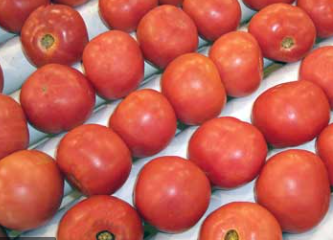
#> input picture 10.PNG, 333 x 240 px
$ python btcachua.py
#> lines starting #> are read from the running program, lines starting #| are printed output that depends on the picture; after the words box and inside, x2 and y2 are one past the last pixel; in counts of white or black regions, pixels touching at a corner belong together
from traceback import print_tb
from cv2 import DIST_L2, mean
import numpy as np
import cv2
import matplotlib.pyplot as plt


img  =  cv2.imread("10.PNG", cv2.IMREAD_COLOR)
#> img is the input picture: shape (240, 333, 3); mean B, G, R 80.3, 92.6, 195.7
img_1 = cv2.imread("10.PNG", cv2.IMREAD_GRAYSCALE)
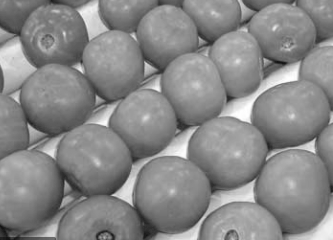
#> img_1: shape (240, 333); min 21, max 255, mean 136.3
# img = cv2.resize(img,(int(img.shape[1]/2), int(img.shape[0]/2)))
# img_1 = cv2.resize(img_1,(int(img_1.shape[1]/2), int(img_1.shape[0]/2)))

def his(image):
    b,g,r = cv2.split(img)
    fig = plt.figure(figsize=(8,4))

    ax = fig.add_subplot(121)
    ax.imshow(img[...,::-1])

    ax = fig.add_subplot(122)
    for x, c in zip([b,g,r], ["b", "g", "r"]):
        xs = np.arange(256)
        ys = cv2.calcHist([x], [0], None, [256], [0,256])
        ax.plot(xs, ys.ravel(), color=c)

    ax.set_xlabel('X')
    ax.set_ylabel('Y')
    plt.show()
def morph(image):
    kernel = cv2.getStructuringElement(cv2.MORPH_RECT,(3,3))
    img = cv2.morphologyEx(image,cv2.MORPH_CLOSE , kernel, iterations = 1)
    # img = cv2.dilate(img,kernel,iterations=1)
    return img
def __removeSmallContours(mask):
    image_binary = np.ones((mask.shape[0], mask.shape[1]), np.uint8)
    contours = cv2.findContours(mask.copy(), cv2.RETR_LIST, cv2.CHAIN_APPROX_SIMPLE)[0]
    for cnt in contours:
        area = cv2.contourArea(cnt)
        if area > 350.0:
            print(area)
            masked = cv2.drawContours(image_binary, cnt, -1, (255,255,255), 1)
    kernel = cv2.getStructuringElement(cv2.MORPH_RECT,(3,3))
    masked = cv2.dilate(masked,kernel,iterations=2)
    return masked


g_img = cv2.GaussianBlur(img_1,(7,7),0)
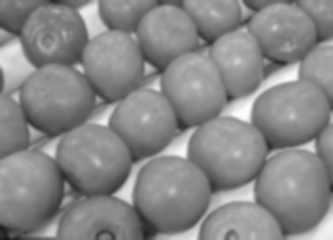
#> g_img: shape (240, 333); min 25, max 254, mean 136.3
b_img = cv2.threshold(g_img, 120,255,cv2.THRESH_BINARY_INV)[1]
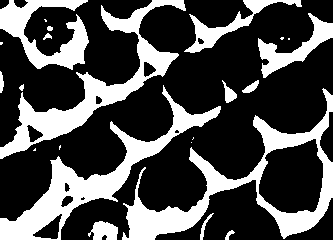
#> b_img: shape (240, 333); 30.1% white; 23 white regions (8 under 20 px), largest, box (x1, y1, x2, y2) and area: (122, 88, 333, 240) 6481, (0, 85, 221, 240) 5826, (0, 0, 186, 159) 5316
b_img_m = morph(b_img)
#> in morph, `img = cv2.morphologyEx(image,cv2.MORPH_CLOSE , kernel, iterations = 1)`:
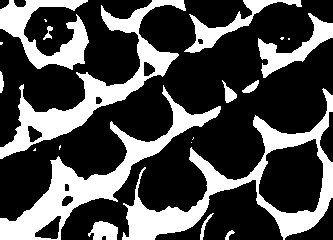
#> img: shape (240, 333); 30.3% white; 21 white regions (8 under 20 px), largest, box (x1, y1, x2, y2) and area: (122, 88, 333, 240) 6489, (0, 85, 221, 240) 5865, (0, 0, 186, 159) 5357
# b_img_rm = __removeSmallContours(b_img_m)

dist_img = cv2.distanceTransform(b_img_m,cv2.DIST_L2,3)
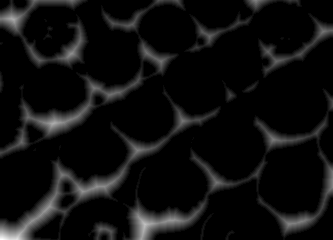
#> dist_img: shape (240, 333) float32; min 0, max 21.01, mean 1.3; drawn with min black and max white
cv2.normalize(dist_img, dist_img, 0,1,cv2.NORM_MINMAX)
out = cv2.threshold(dist_img, 0.48,255,cv2.THRESH_BINARY)[1]
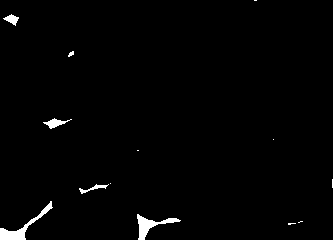
#> out: shape (240, 333) float32; 1.4% white; 13 white regions (7 under 20 px), largest, box (x1, y1, x2, y2) and area: (0, 201, 53, 240) 417, (137, 214, 181, 240) 354, (43, 118, 72, 129) 129, (3, 14, 19, 26) 95, (79, 184, 109, 194) 88, (68, 51, 74, 57) 22
kernel = cv2.getStructuringElement(cv2.MORPH_RECT,(3,3))

out = cv2.erode(out,kernel,iterations = 3 )
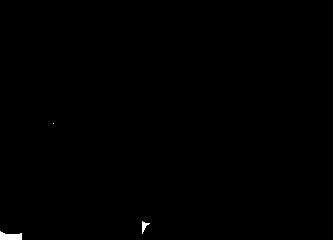
#> out: shape (240, 333) float32; 0.24% white; 3 white regions (1 under 20 px), largest, box (x1, y1, x2, y2) and area: (0, 231, 22, 240) 143, (142, 221, 150, 234) 44
out = np.array(out, dtype=np.uint8)
#> out: shape (240, 333); 0.24% white; 3 white regions (1 under 20 px)

contours = cv2.findContours(out, cv2.RETR_EXTERNAL, cv2.CHAIN_APPROX_SIMPLE)[0]
#> contours = 3 contours, 1 with area under 20; largest, box (x1, y1, x2, y2) and area: (0, 231, 22, 240) 114, (142, 221, 150, 234) 28
# wt = cv2.watershed(img_1, out)

hist = cv2.calcHist([img_1],[0],None,[256],[0,256])
#> hist = 256 values, max 2319 at index 144, min 0 at index 0, mean 312.2
cv2.imshow("gray", img_1)
cv2.imshow("binary_1", b_img)
# [5 lines of commented-out code are left out]

cv2.waitKey(0)
cv2.destroyAllWindows()

# print(len(contours))
